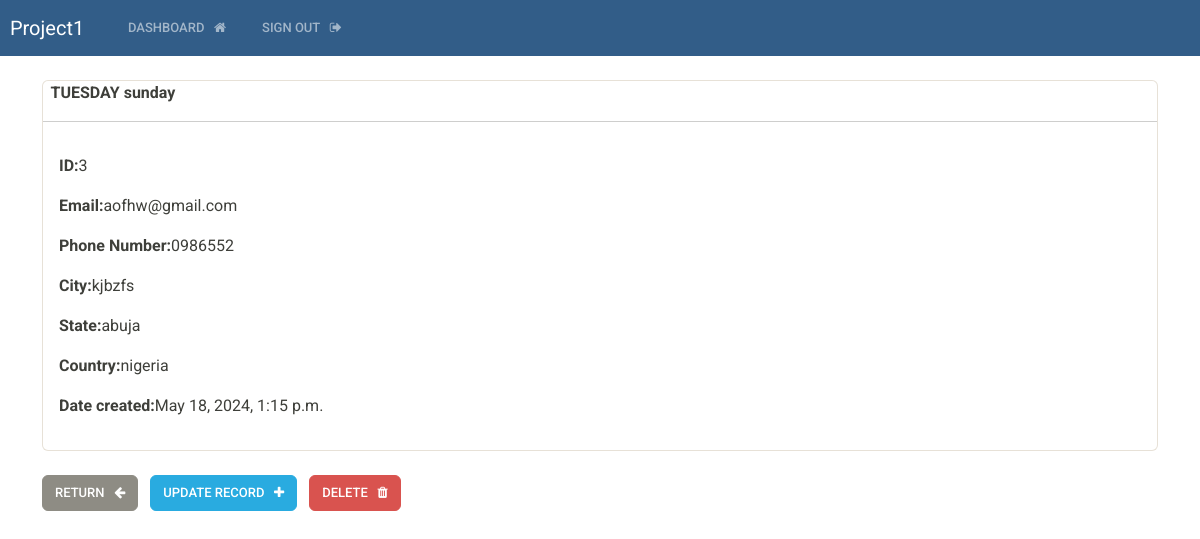
Screenshot of /view-record/3 (signed in) with the database file from the repository.
### crud/models.py (models this page shows, shortened)
class Record(models.Model):
    user = models.ForeignKey(User, on_delete=models.CASCADE)
    creation_date = models.DateTimeField(auto_now_add=True)
    first_name = models.CharField(max_length=100)
    last_name = models.CharField(max_length=100)
    email = models.EmailField(max_length=100)
    phone = models.CharField(max_length=15)
    city = models.CharField(max_length=100)
    state = models.CharField(max_length=100)
    country = models.CharField(max_length=100)

### crud/views.py (the view)
# urls.py: path('view-record/<int:pk>', views.view_record, name='view-record'),
@login_required(login_url='my-login')
def view_record(request, pk):
    record = get_object_or_404(Record, user=request.user, id=pk)
    context = {'record':record}
    return render(request, 'crud/view-record.html', context=context)

### crud/templates/crud/view-record.html (shortened to what this page needs)
{% extends 'crud/base.html' %}
{% block content %}
<body>
<div class="card">
    <strong>
        {{record.last_name | upper}}
        {{record.first_name}}
        <hr>
    </strong>
    <div class="card-body">
    <p><strong>ID:</strong>{{record.id}}</p>
    <p><strong>Email:</strong>{{record.email}}</p>
    <p><strong>Phone Number:</strong>{{record.phone}}</p>
    <p><strong>City:</strong>{{record.city}}</p>
    <p><strong>State:</strong>{{record.state}}</p>
    <p><strong>Country:</strong>{{record.country}}</p>
    <p><strong>Date created:</strong>{{record.creation_date}}</p>
    </div>
</div>
<br>
<a href="{% url 'dashboard' %}" class="btn btn-secondary">Return &nbsp; <i class="fa fa-arrow-left" aria-hidden="true"></i></a>
<a href="{% url 'update-record'  record.id  %}" class="btn btn-info">Update record &nbsp; <i class="fa fa-plus" aria-hidden="true"></i></a>
<a href="{% url 'delete-record' record.id  %}" class="btn btn-danger">Delete &nbsp; <i class="fa fa-trash" aria-hidden="true"></i></a>
</body>
{% endblock %}

### rows the page displays
Record: last_name "TUESDAY", first_name "sunday", id "3", email "aofhw@gmail.com", phone "0986552", city "kjbzfs", state "abuja", country "nigeria", creation_date "May 18, 2024, 1:15 p.m."
